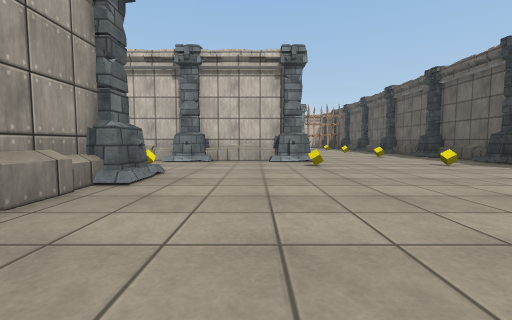
view 1 (above)

22 first-person views from a walk through a Unity game level. The camera is 0.72 m above the floor, tilts 4° down and sees 90° across. Doors are open. The floor is counted in squares, 2 m on a side. Each view is taken from the middle of a square. On the plan, view 1 faces up. The plan holds only what a view shows up to about 9 squares ahead; the rest is blank. The player character is not drawn. Surface patterns are stand-ins for the level's own textures.

view 2
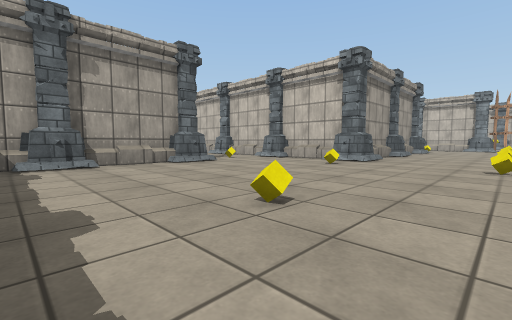

view 3
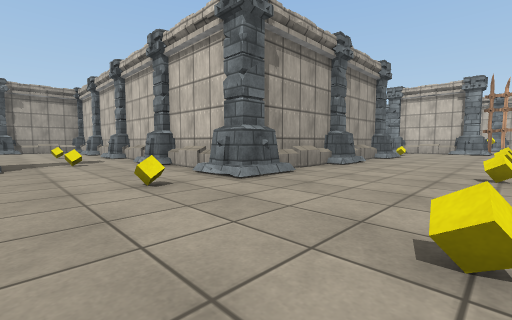

view 4
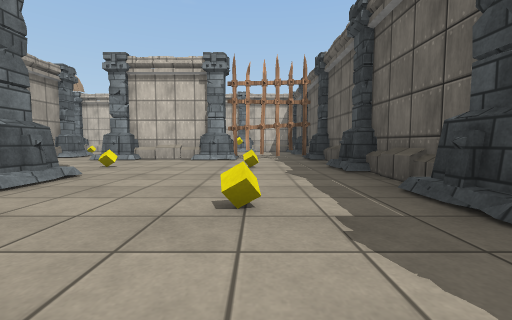

view 5
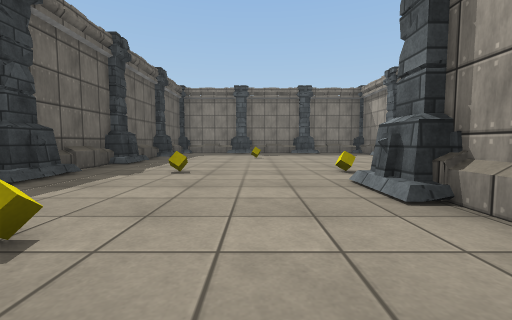

view 6
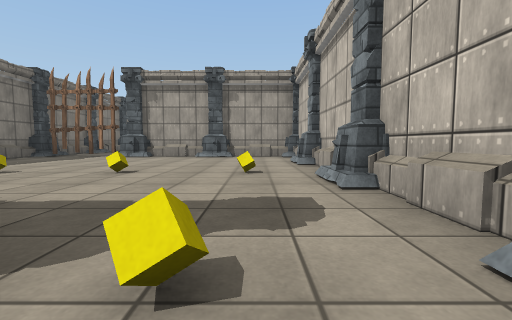

view 7
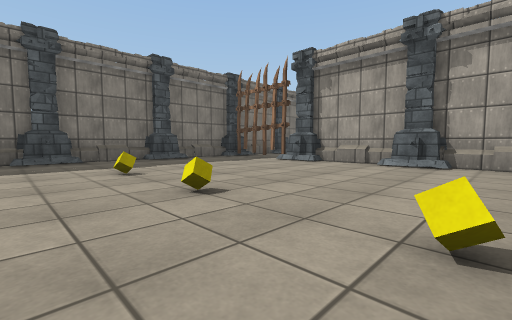

view 8
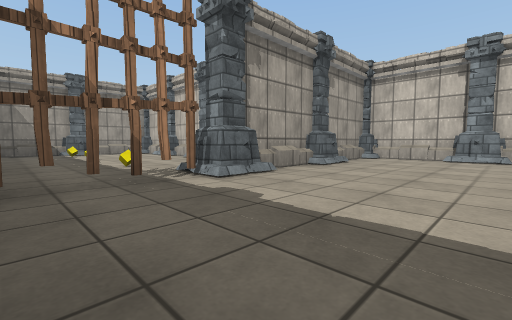

view 9
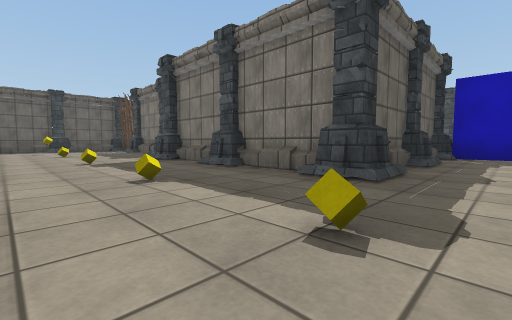

view 10
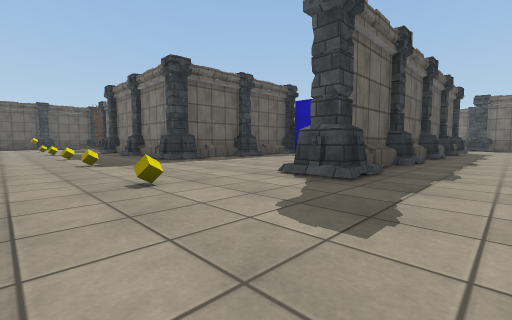

view 11
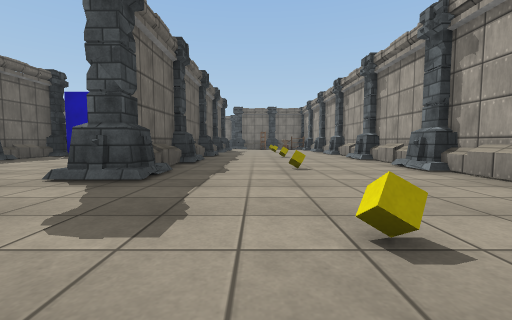

view 12
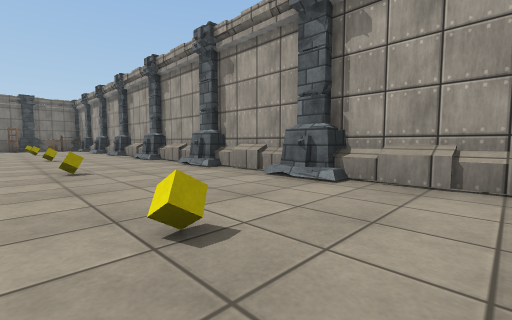

view 13
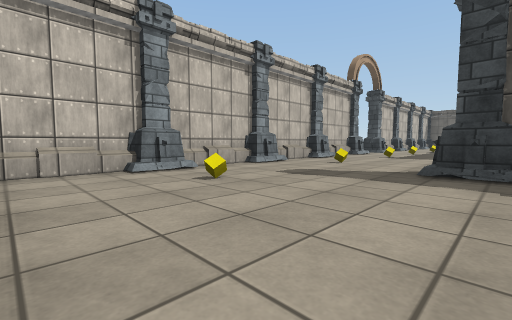

view 14
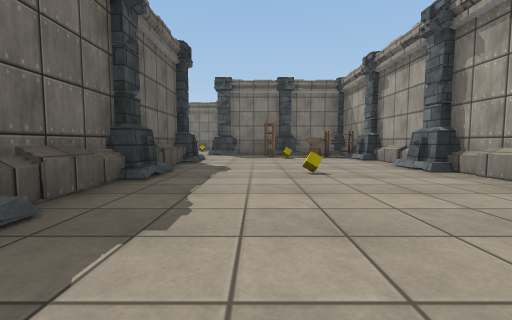

view 15
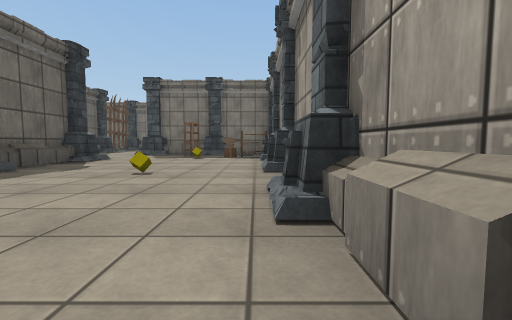

view 16
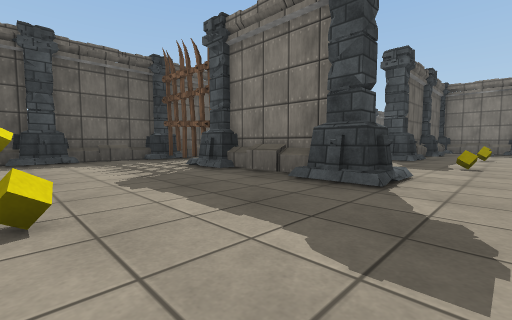

view 17
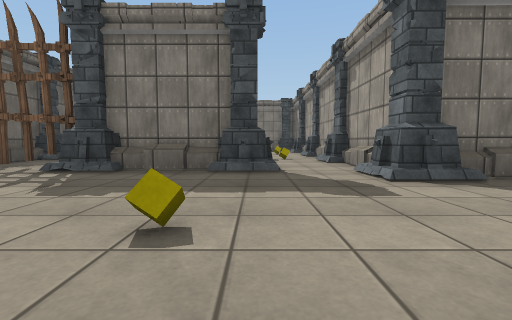

view 18
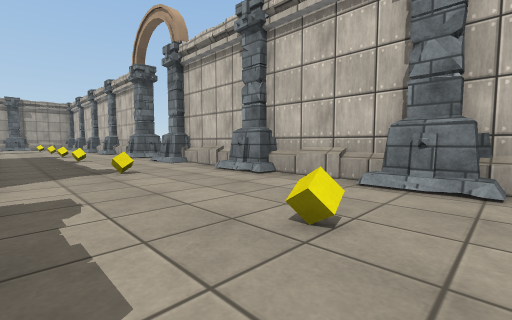

view 19
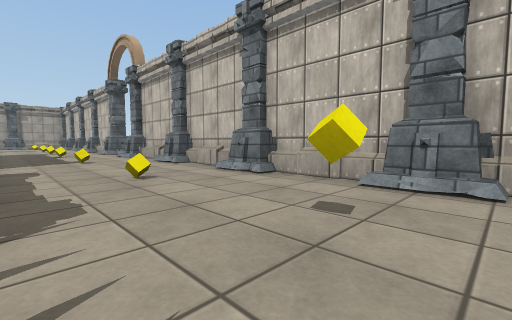

view 20
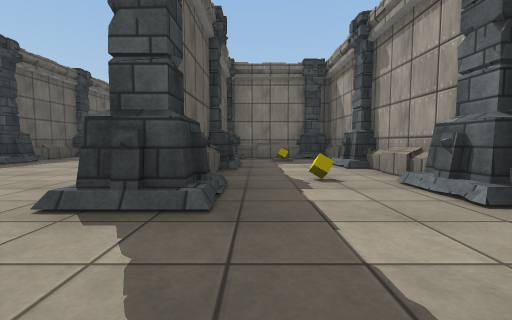

view 21
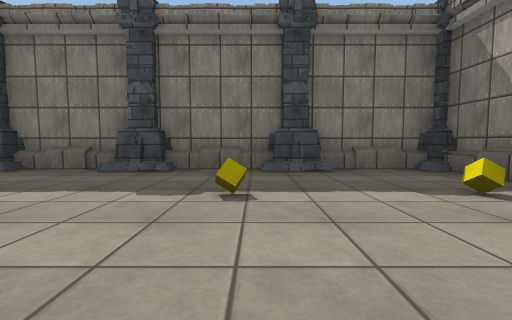

view 22
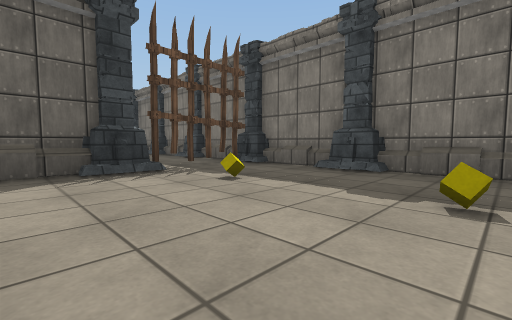

### Floor plan
Points are (right, up) in squares from view 1. A wall is a line through its corners. A room is listed if a view was taken in it or the views show most of it. See-through windows are left out.
Room 1 (views 1, 2, 3, 4, 5, 6, 7, 8, 9, 10, 11, 12, 13, 14, 15, 16, 17, 18, 19, 20, 21, 22)
walls: (-5.8, 9.5) (-5.8, 12.6); (-1.6, 8.6) (-1.6, 7.5); (-1.6, 6.2) (-1.6, 5) (-2.5, 5); (-3.7, 5) (-4.4, 5); (-1.6, 10.1) (-1.6, 9.5); (-5.6, 5) (-7.5, 5) (-7.5, 1.4); (-7.1, 9.4) (-6.5, 9.4); (-0.5, 5.1) (0.5, 5.1); (0.6, 7.6) (0.6, 8.1); (0.9, 8.5) (0.9, 5.5); (-3.2, 13.2) (-1.6, 13.2) (-1.6, 11.6); (-5.4, 13.2) (-4.5, 13.2); (0.5, 5) (-0.5, 5); (-9.6, 7.5) (-9.6, 8.7); (-9.6, 9.4) (-9.6, 10.1); (-1.5, 2.4) (-1.5, 1.4); (-9.6, 5.4) (-9.6, 6.6); (0.6, 12.5) (1.4, 12.5); (-9.6, 11.5) (-9.6, 12.6); (1.6, 12.5) (0.5, 12.5); (4.5, 7) (4.5, 7.5); (4.5, 9) (4.5, 9.5); (-1.5, -0.3) (-1.5, -1.5) (-0.4, -1.5); (-5.8, 16.5) (-6.6, 16.5); (-1.9, 16.5) (-3.4, 16.5); (4.5, 10.8) (4.5, 11.6); (4.5, 4.8) (4.5, 5.6); (-7.8, 16.5) (-8.6, 16.5); (0.2, 16.5) (-1.2, 16.5); (-13.5, 7.5) (-13.5, 6.7); (-3.2, -1.5) (-2.4, -1.5); (-5.2, -1.5) (-4.4, -1.5); (-13.5, 9.9) (-13.5, 8.6); (-13.5, 6) (-13.5, 5.5); (4.5, 12.8) (4.5, 13.6); (4.5, 2.8) (4.5, 3.6); (-7.2, -1.5) (-5.8, -1.5); (-12.6, 2.5) (-13.2, 2.5); (-9.8, 16.5) (-10.6, 16.5); (-13.5, 3.7) (-13.5, 2.8); (2.2, 16.5) (0.8, 16.5); (0.8, -1.5) (2.2, -1.5); (-9.2, -1.5) (-8.4, -1.5); (4.5, 14.8) (4.5, 16); (-13.5, 13.6) (-13.5, 12.7); (4.5, 0.8) (4.5, 1.6); (-13.5, 2) (-13.5, 1); (-11.8, 16.5) (-13, 16.5); (2.8, -1.5) (4.2, -1.5); (-11.4, -1.5) (-9.8, -1.5); (-13.5, 0.4) (-13.5, -0.1); (-13.5, 16) (-13.5, 14.6); (-13.5, -0.3) (-13.5, -1.5) (-11.8, -1.5)
low walls: (0.4, 8) (0.4, 8.6); (-0.5, 5.3) (0.5, 5.3); (-1.5, 13) (-1.5, 5.4); (-9.7, 10) (-9.7, 10.5); (-9.7, 5.9) (-9.7, 8.5); (0.4, 12.7) (1.5, 12.7); (-9.7, 12) (-9.7, 12.6); (-13.3, 10) (-13.3, 8.6); (-13.5, 2.8) (-12.4, 2.8); (-13.3, 13.6) (-13.3, 12.8); (-13.3, 16.1) (-13.3, 14.8); (-13.3, -0.2) (-13.3, -0.7)
ways out: open door at (-9, 2.5)
objects: column (-14, 5); column (-14, 8) to (-13, 8); column (-14, 11) to (-13, 11); column (-14, 12) to (-13, 12); column (-14, 14) to (-13, 14); yellow cube (-13, 0); column (-13, 2); cupboard (-13, 4); column (-13, 7); column (-12, 2) to (-12, 3); other object (-12, 4); yellow cube (-12, 7); other object (-12, 10); yellow cube (-12, 13); yellow cube (-12, 15); column (-12, 16) to (-11, 17); yellow cube (-11, 0); cupboard (-11, 3); column (-10, 3); column (-10, 5); column (-10, 7) to (-9, 7); column (-10, 13) to (-9, 13); yellow cube (-9, 0); column (-9, 9); column (-9, 11); yellow cube (-9, 15); column (-9, 16) to (-9, 17); column (-8, -2) to (-7, -1); column (-8, 1) to (-7, 1); column (-8, 3) to (-7, 3); column (-8, 5); column (-8, 16) to (-7, 17); fence (-7, 0); yellow cube (-7, 15); column (-6, 9) to (-5, 9); column (-6, 11) to (-5, 11); column (-6, 13); column (-5, 5); yellow cube (-5, 15); column (-5, 16) to (-5, 17); column (-4, -2) to (-4, -1); yellow cube (-4, 1); yellow cube (-4, 2); yellow cube (-4, 4); column (-4, 13); column (-4, 16) to (-4, 17); column (-3, 5); column (-2, 1); column (-2, 3) to (-1, 3); yellow cube (-2, 4); column (-2, 7); column (-2, 9); column (-2, 11); yellow cube (-2, 15); column (-1, 5); other object (-1, 6); yellow cube (-1, 9); yellow cube (-1, 11); column (-1, 13); column (0, -2) to (0, -1); column (0, 9) to (1, 9); column (0, 12) to (0, 13); yellow cube (0, 15); yellow cube (1, 4); column (1, 5); column (1, 7); yellow cube (1, 11); yellow cube (2, 1); column (2, 12) to (2, 13); yellow cube (2, 15); yellow cube (3, 4); yellow cube (3, 6); yellow cube (3, 8); yellow cube (3, 11); fence (3, 12); column (4, 0) to (5, 1); column (4, 2) to (5, 2); column (4, 4) to (5, 4); column (4, 6) to (5, 6); column (4, 8) to (5, 9); column (4, 10) to (5, 10); column (4, 12) to (5, 13); column (4, 14) to (5, 15)

Positions as (right, up) in squares from view 1, and headings:
1: (0, 0), facing up
2: (3, 0), facing up-left
3: (3, 3), facing up-left
4: (3, 7), facing up
5: (2, 7), facing down
6: (-1, 4), facing left
7: (-3, 4), facing down-left
8: (-5, -1), facing up-left
9: (-7, 16), facing down-right
10: (-11, 16), facing down-right
11: (-11, 16), facing down
12: (-11, 16), facing down-left
13: (-13, 13), facing up-right
14: (-11, 10), facing down
15: (-13, 10), facing down
16: (-1, 15), facing down-right
17: (0, 16), facing down
18: (1, 14), facing up-left
19: (3, 14), facing up-left
20: (0, 11), facing down
21: (-11, 2), facing down
22: (-11, 2), facing down-right
